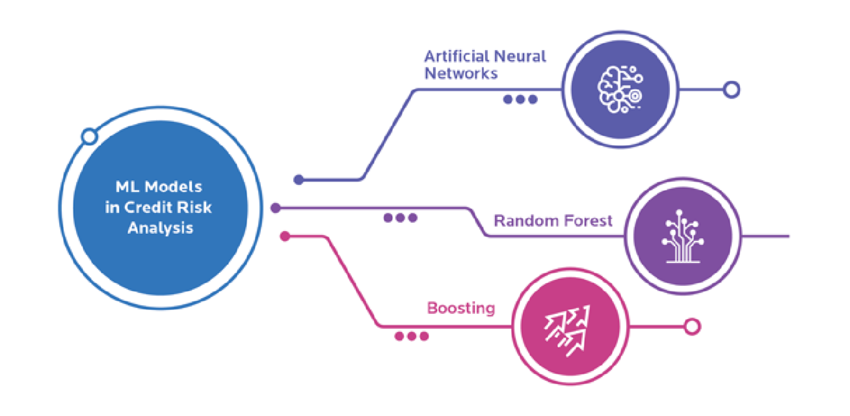
#> input picture portfolio_1/assets/images/ML-Models-in-Credit-Risk-Analysis-1.png, 850 x 416 px, found by its file name; its folder holds 4 pictures in this run
$ python i_py.py
#> lines starting #> are read from the running program, lines starting #| are printed output that depends on the picture
import cv2
import numpy as np
import os

path=r'C:\Users\asuto\Desktop\Portfolio_web\portfolio_1\assets\images'
for i in os.listdir(path):
    if i.startswith('WhatsApp'):
        continue
    img_path=os.path.join(path,i)
    img=cv2.imread(img_path)
#> img is the input picture: shape (416, 850, 3); mean B, G, R 241.4, 229.8, 230.2
    a=max(img.shape[0],img.shape[1])
#> a = 850
    img_scaled=cv2.resize(img,(a,a),interpolation=cv2.INTER_CUBIC)
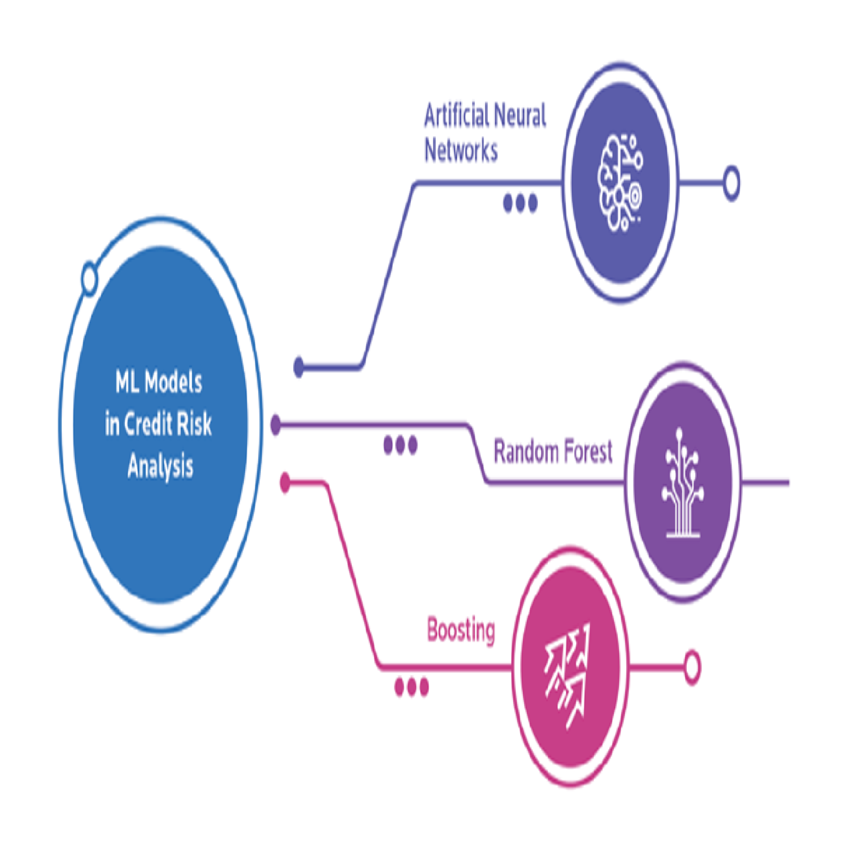
#> img_scaled: shape (850, 850, 3); mean B, G, R 241.4, 229.7, 230.1
    scaled_path=os.path.join(r'C:\Users\asuto\Desktop\Portfolio_web\portfolio_1\assets','scaled_images',i)
    print(scaled_path)
    # if not os.path.exists(os.path.dirname(scaled_path)):
    #     os.makedirs(os.path.dirname(scaled_path))
    cv2.imwrite(scaled_path,img_scaled)
    print(f"Image {i} scaled and saved to {scaled_path}")
#> pass 2 of the loop `for i in os.listdir(path):`:
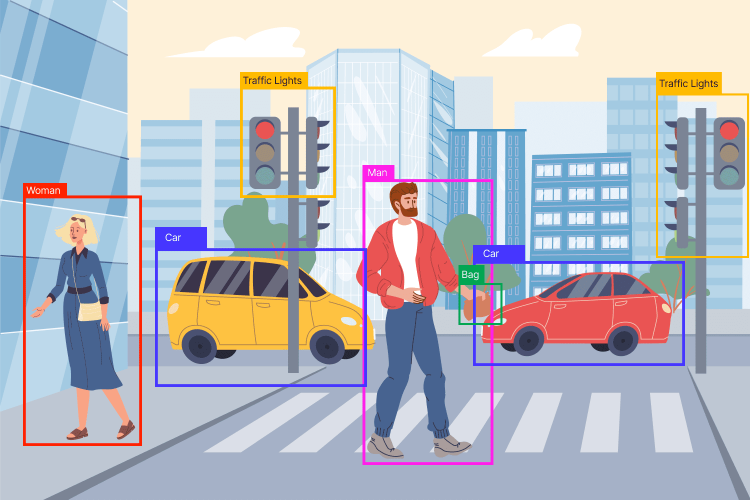
#> input picture portfolio_1/assets/images/Object-detection-Real-world-applications-and-benefits.png, 1500 x 1000 px, found by its file name (shown at 1/2 size)
#> img is the input picture: shape (1000, 1500, 3); mean B, G, R 196, 187.2, 184.6
#> `img_scaled=cv2.resize(img,(a,a),interpolation=cv2.INTER_CUBIC)`:
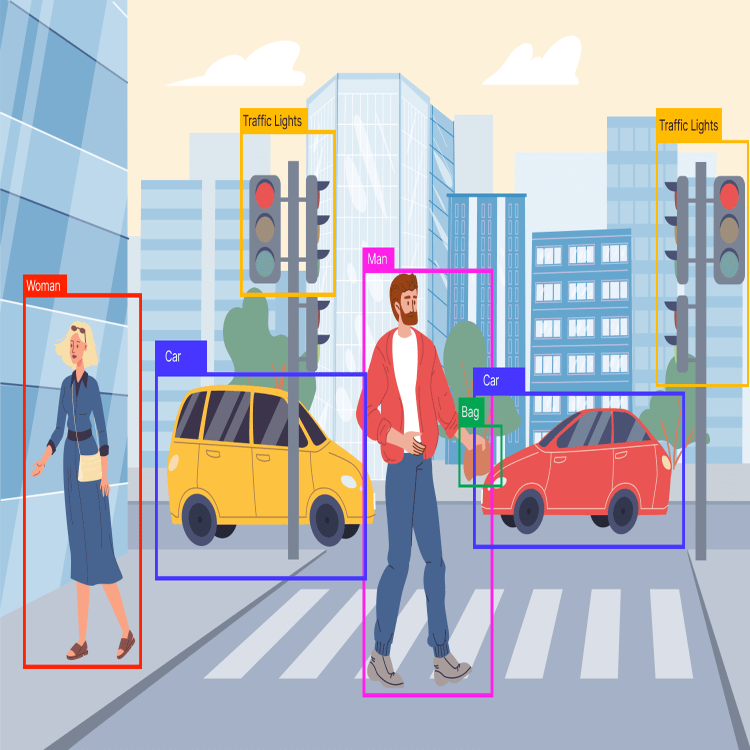
#> img_scaled: shape (1500, 1500, 3) (shown at 1/2 size); mean B, G, R 196, 187.1, 184.6
